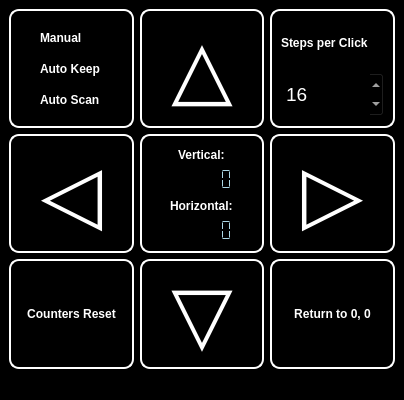
<?xml version="1.0" encoding="UTF-8"?>
<ui version="4.0">
 <class>MainWindow</class>
 <widget class="QMainWindow" name="MainWindow">
  <property name="geometry">
   <rect>
    <x>0</x>
    <y>0</y>
    <width>404</width>
    <height>400</height>
   </rect>
  </property>
  <property name="windowTitle">
   <string>MainWindow</string>
  </property>
  <property name="styleSheet">
   <string notr="true">QWidget{background-color:black;}
QFrame{
    border-style: outset;
    border-width: 2px;
    border-radius: 10px;
    border-color: white;
    color: white; 
    background-color:black;
}
QLCDNumber{
   color: white; 
   background-color:black; 
   border-width: 0px;
}
QLabel
 {
   color: white; 
   background-color:black; 
   border-width: 0px;
   font-weight: bold;
  }
QRadioButton
 {
   color: white; 
   background-color:black; 
   border-width: 0px;
   font-weight: bold;
  }
QRadioButton:hover {color: yellow;}
QSpinBox{color: white; background-color:black;}
QPushButton {
   background-color: black;
   color: white;
   border-style: outset;
   border-width: 2px;
   border-radius: 10px;
   border-color: white;
   padding: 6px;
   font-weight: bold;
}
QPushButton:hover {color: yellow;}
QLCDNumber {color: lightblue;}
</string>
  </property>
  <widget class="QWidget" name="centralwidget">
   <layout class="QGridLayout" name="gridLayout">
    <item row="0" column="3">
     <widget class="QFrame" name="frame_3">
      <property name="frameShape">
       <enum>QFrame::NoFrame</enum>
      </property>
      <property name="frameShadow">
       <enum>QFrame::Raised</enum>
      </property>
      <layout class="QVBoxLayout" name="verticalLayout_2">
       <item>
        <widget class="QLabel" name="label_3">
         <property name="text">
          <string>Steps per Click</string>
         </property>
        </widget>
       </item>
       <item>
        <widget class="QSpinBox" name="StepsBox">
         <property name="sizePolicy">
          <sizepolicy hsizetype="Preferred" vsizetype="Preferred">
           <horstretch>0</horstretch>
           <verstretch>0</verstretch>
          </sizepolicy>
         </property>
         <property name="font">
          <font>
           <pointsize>14</pointsize>
          </font>
         </property>
         <property name="minimum">
          <number>1</number>
         </property>
         <property name="maximum">
          <number>10000</number>
         </property>
         <property name="stepType">
          <enum>QAbstractSpinBox::AdaptiveDecimalStepType</enum>
         </property>
         <property name="value">
          <number>16</number>
         </property>
        </widget>
       </item>
      </layout>
     </widget>
    </item>
    <item row="1" column="0">
     <widget class="QPushButton" name="LeftButton">
      <property name="sizePolicy">
       <sizepolicy hsizetype="Preferred" vsizetype="Preferred">
        <horstretch>0</horstretch>
        <verstretch>0</verstretch>
       </sizepolicy>
      </property>
      <property name="font">
       <font>
        <pointsize>60</pointsize>
        <weight>75</weight>
        <bold>true</bold>
       </font>
      </property>
      <property name="text">
       <string>◁</string>
      </property>
      <property name="shortcut">
       <string>Left</string>
      </property>
     </widget>
    </item>
    <item row="2" column="1">
     <widget class="QPushButton" name="DownButton">
      <property name="font">
       <font>
        <pointsize>60</pointsize>
        <weight>75</weight>
        <bold>true</bold>
       </font>
      </property>
      <property name="text">
       <string>▽</string>
      </property>
      <property name="shortcut">
       <string>Down</string>
      </property>
     </widget>
    </item>
    <item row="2" column="0">
     <widget class="QPushButton" name="ResetButton">
      <property name="sizePolicy">
       <sizepolicy hsizetype="Preferred" vsizetype="Preferred">
        <horstretch>0</horstretch>
        <verstretch>0</verstretch>
       </sizepolicy>
      </property>
      <property name="text">
       <string>Counters Reset</string>
      </property>
     </widget>
    </item>
    <item row="1" column="3">
     <widget class="QPushButton" name="RightButton">
      <property name="sizePolicy">
       <sizepolicy hsizetype="Preferred" vsizetype="Preferred">
        <horstretch>0</horstretch>
        <verstretch>0</verstretch>
       </sizepolicy>
      </property>
      <property name="font">
       <font>
        <pointsize>60</pointsize>
        <weight>75</weight>
        <bold>true</bold>
       </font>
      </property>
      <property name="text">
       <string>▷</string>
      </property>
      <property name="shortcut">
       <string>Right</string>
      </property>
     </widget>
    </item>
    <item row="1" column="1">
     <widget class="QFrame" name="frame">
      <property name="styleSheet">
       <string notr="true"/>
      </property>
      <property name="frameShape">
       <enum>QFrame::NoFrame</enum>
      </property>
      <property name="frameShadow">
       <enum>QFrame::Raised</enum>
      </property>
      <layout class="QVBoxLayout" name="verticalLayout">
       <item alignment="Qt::AlignHCenter|Qt::AlignBottom">
        <widget class="QLabel" name="label">
         <property name="text">
          <string>Vertical:</string>
         </property>
        </widget>
       </item>
       <item>
        <widget class="QLCDNumber" name="XlcdNumber">
         <property name="digitCount">
          <number>6</number>
         </property>
         <property name="segmentStyle">
          <enum>QLCDNumber::Flat</enum>
         </property>
        </widget>
       </item>
       <item alignment="Qt::AlignHCenter|Qt::AlignBottom">
        <widget class="QLabel" name="label_2">
         <property name="text">
          <string>Horizontal:</string>
         </property>
        </widget>
       </item>
       <item>
        <widget class="QLCDNumber" name="YlcdNumber">
         <property name="styleSheet">
          <string notr="true"/>
         </property>
         <property name="digitCount">
          <number>6</number>
         </property>
         <property name="segmentStyle">
          <enum>QLCDNumber::Flat</enum>
         </property>
        </widget>
       </item>
      </layout>
     </widget>
    </item>
    <item row="0" column="0">
     <widget class="QFrame" name="frame_2">
      <property name="frameShape">
       <enum>QFrame::NoFrame</enum>
      </property>
      <property name="frameShadow">
       <enum>QFrame::Raised</enum>
      </property>
      <layout class="QVBoxLayout" name="verticalLayout_3">
       <item>
        <widget class="QRadioButton" name="ManualButton">
         <property name="text">
          <string>Manual</string>
         </property>
        </widget>
       </item>
       <item>
        <widget class="QRadioButton" name="AutoKeepButton">
         <property name="text">
          <string>Auto Keep</string>
         </property>
        </widget>
       </item>
       <item>
        <widget class="QRadioButton" name="AutoScanButton">
         <property name="text">
          <string>Auto Scan</string>
         </property>
        </widget>
       </item>
      </layout>
     </widget>
    </item>
    <item row="0" column="1">
     <widget class="QPushButton" name="UpButton">
      <property name="sizePolicy">
       <sizepolicy hsizetype="Preferred" vsizetype="Preferred">
        <horstretch>0</horstretch>
        <verstretch>0</verstretch>
       </sizepolicy>
      </property>
      <property name="font">
       <font>
        <pointsize>60</pointsize>
        <weight>75</weight>
        <bold>true</bold>
       </font>
      </property>
      <property name="styleSheet">
       <string notr="true"/>
      </property>
      <property name="text">
       <string>△</string>
      </property>
      <property name="shortcut">
       <string>Up</string>
      </property>
     </widget>
    </item>
    <item row="2" column="3">
     <widget class="QPushButton" name="ReturnButton">
      <property name="sizePolicy">
       <sizepolicy hsizetype="Preferred" vsizetype="Preferred">
        <horstretch>0</horstretch>
        <verstretch>0</verstretch>
       </sizepolicy>
      </property>
      <property name="text">
       <string>Return to 0, 0</string>
      </property>
     </widget>
    </item>
   </layout>
  </widget>
  <widget class="QStatusBar" name="statusbar"/>
 </widget>
 <tabstops>
  <tabstop>ManualButton</tabstop>
  <tabstop>AutoKeepButton</tabstop>
  <tabstop>AutoScanButton</tabstop>
  <tabstop>UpButton</tabstop>
  <tabstop>StepsBox</tabstop>
  <tabstop>LeftButton</tabstop>
  <tabstop>RightButton</tabstop>
  <tabstop>ResetButton</tabstop>
  <tabstop>DownButton</tabstop>
  <tabstop>ReturnButton</tabstop>
 </tabstops>
 <resources/>
 <connections/>
</ui>
